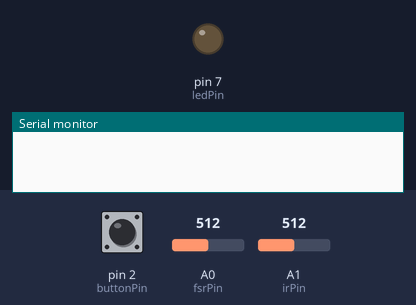
Recording of a sketch running on a simulated Arduino Uno, built with avr-gcc and run on an emulated ATmega328P. Parts: output pins drawn as LEDs (lit = HIGH), the last lines printed to the serial monitor. Inputs (shaded band) come from the test bench; at power-on: pin 2 (buttonPin) LOW, A0 (fsrPin) = 512, A1 (irPin) = 512.

Above: at 1.2 s.
1.3 s: pin 2 (buttonPin) pulled HIGH for 0.15 s
At 2.4 s:
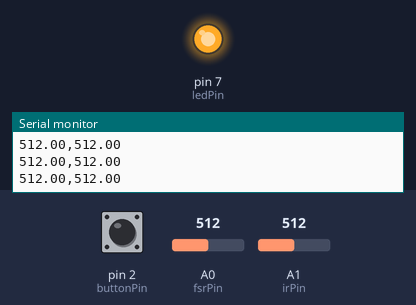
2.9 s: pin 2 (buttonPin) pulled HIGH for 1 s
At 3.5 s:
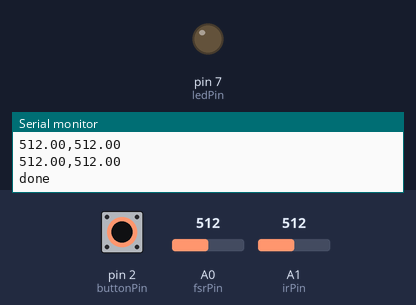
5.4 s: pin 2 (buttonPin) pulled HIGH for 3.2 s
At 6.7 s:
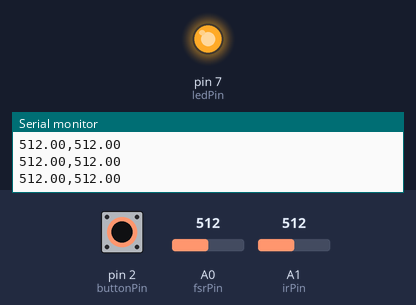
Timing chart, 0 to 8.4 s (numbered marks = the images above; inputs shaded):
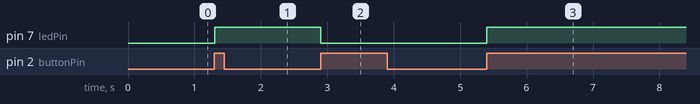

Measured:
- after the input at 1.3 s, pin 7 (ledPin): LOW → HIGH at once
- after the input at 2.9 s, pin 7 (ledPin): HIGH → LOW at once
- after the input at 5.4 s, pin 7 (ledPin): LOW → HIGH at once

The sketch:

SensorTracking.ino
```cpp
const int buttonPin = 2;
const int fsrPin = 0;
const int irPin = 1;
const int ledPin = 7;

int buttonState = 0;
int maxSize = 8;
int stackSize = 0;
float stackFsr = 0;
float stackIr = 0;
float prevFsr = 0;
float threshold = 0;

boolean on = false;
boolean done = false;
boolean switched = false;
boolean saved = false;
boolean first =        true;

void setup() {
  pinMode(buttonPin, INPUT);
  pinMode(ledPin, OUTPUT);
  Serial.begin(9600);
}

void loop() {
  delay(5);

  //Sensors
  buttonState = digitalRead(buttonPin);
  float fsr = analogRead(fsrPin);
  float ir = analogRead(irPin);

  //Button
  if (buttonState == HIGH && !switched) {
    if(on)
      done = true;
    else
      done = false;
    on = !on;
    switched = true;
  } else if(buttonState == LOW){
    switched = false;
  }

  //LED
  if(on)
    digitalWrite(ledPin, HIGH);
  else
    digitalWrite(ledPin, LOW);

  //Test sensor
  //Serial.println(fsr);

  //Send to Saving Script
  if(done && !saved){
    Serial.println("done");
    saved = true;
  }else if(!first && on){
    //Stacking
    if(stackSize < maxSize){
      stackSize ++;
    }else{
      Serial.print(fsr);
      Serial.print(",");
      Serial.println(ir);
      stackSize = 0;
    }

  }
  else if(on){
    Serial.println("FSR,IR");
    first = false;
  }

}
```
